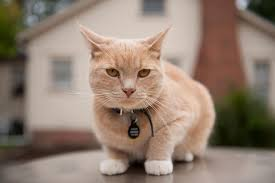
#> input picture cats/1/1.jpg, 275 x 183 px; its folder holds only this picture in this run
$ python augment.py
#> lines starting #> are read from the running program, lines starting #| are printed output that depends on the picture
import os
import random
import matplotlib as plt
from matplotlib import image, _image
import cv2
import numpy as np

folder = "./cats/1/"
path = 'cats'
pathLabels = 'labels.csv'
testRatio = 0.2
valRatio = 0.2
imageDimensions = (320, 320, 3)
WIDTH = 320
HEIGHT = 320

count = 1
images = []
# classNo = []
myList = os.listdir(path)
print("Total number of classes detected: ", len(myList))
noOfClasses = len(myList)
print("Importing Classes...")
for x in range(00, noOfClasses):
    myPicList = os.listdir(path + "/" + str(count))
    # print(myPicList)
    for y in myPicList:
        curImg = cv2.imread(path + "/" + str(count) + "/" + y)
#> curImg is the input picture: shape (183, 275, 3); mean B, G, R 112.7, 126.6, 145
        curImg = cv2.resize(curImg, (imageDimensions[0], imageDimensions[1]))
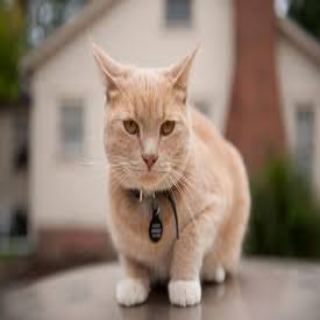
#> curImg: shape (320, 320, 3); mean B, G, R 112.6, 126.5, 144.9
        images.append(curImg)
        # classNo.append(count)
    print(count, end="  ")
    count = count + 1
print("  ")
print("Total images in the image list: ", len(images))
#| Total images in the image list:  1

# Select 2 images randomly for augmentation

sample_img = random.choices(images, k=4)  # Choose any 4 random images
#> sample_img = 4 items
# sample_img = np.array(sample_img)
sample_img = list(sample_img)
img = sample_img
#> img = 4 items
# print(img)
img1 = sample_img[0]
img2 = sample_img[1]
img3 = sample_img[2]
img4 = sample_img[3]

# Image Augmentation

# Shifting Down
for j in range(WIDTH, 1, -1):  # Consider total width
    for i in range(imageDimensions[0]):
        if imageDimensions[0] > j > 50:  # 320 from below and 50 from above
            img1[j][i] = img1[j - 50][i]
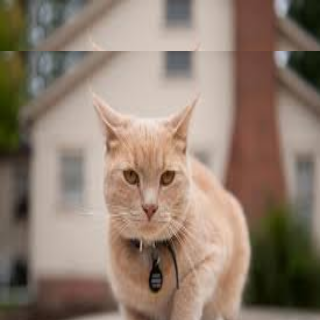
#> img1: shape (320, 320, 3); mean B, G, R 110.8, 125.3, 143.4

cv2.imwrite(os.path.join(folder, '7.jpg'), img1)
cv2.waitKey(0)
print('Shifted down')

# Shifting Right
for j in range(WIDTH):
    for i in range(HEIGHT):
        if i < HEIGHT - 50:
            img2[j][i] = img2[j][i + 20]
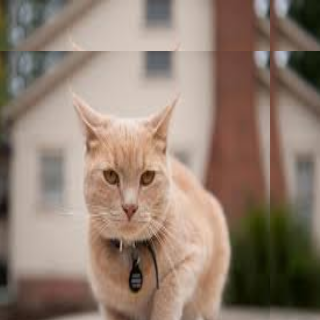
#> img2: shape (320, 320, 3); mean B, G, R 112.1, 126, 144.9

cv2.imwrite(os.path.join(folder, '8.jpg'), img2)
cv2.waitKey(0)
print('Shifted right')

# Rotation
img3 = cv2.rotate(img3, cv2.ROTATE_90_CLOCKWISE)
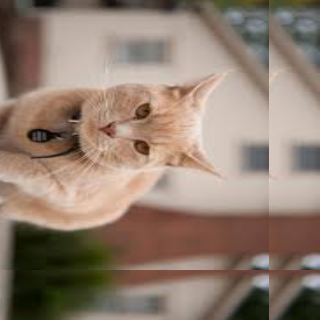
#> img3: shape (320, 320, 3); mean B, G, R 112.1, 126, 144.9
cv2.imwrite(os.path.join(folder, '9.jpg'), img3)
cv2.waitKey(0)
print('Rotated 90 degrees')
img4 = cv2.rotate(img4, cv2.ROTATE_180)
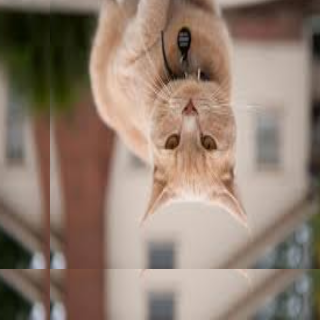
#> img4: shape (320, 320, 3); mean B, G, R 112.1, 126, 144.9
cv2.imwrite(os.path.join(folder, '10.jpg'), img4)
cv2.waitKey(0)
print('Rotated 180 degrees')

$ run again, on cats/1/2.jpg
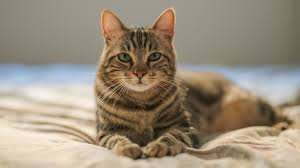
#> input picture cats/1/2.jpg, 300 x 168 px
#> curImg is the input picture: shape (168, 300, 3); mean B, G, R 124.8, 142.6, 155.4
#> `curImg = cv2.resize(curImg, (imageDimensions[0], imageDimensions[1]))`:
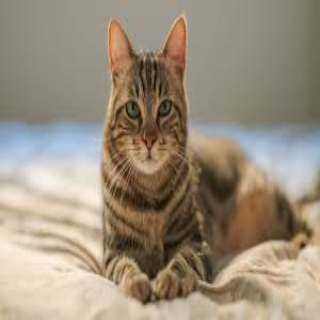
#> curImg: shape (320, 320, 3); mean B, G, R 124.7, 142.5, 155.3
#| Total images in the image list:  1
#> sample_img = 4 items
#> `img4 = cv2.rotate(img4, cv2.ROTATE_180)`:
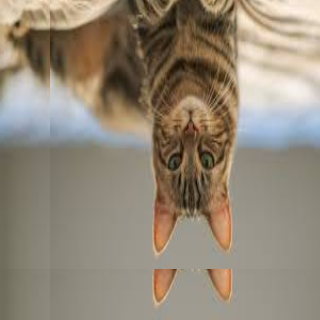
#> img4: shape (320, 320, 3); mean B, G, R 119.3, 135.7, 147

$ run again, on cats/1/3.jpg
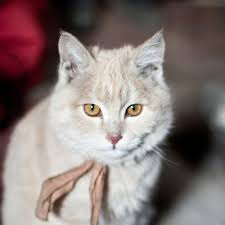
#> input picture cats/1/3.jpg, 225 x 225 px
#> curImg is the input picture: shape (225, 225, 3); mean B, G, R 119.2, 121.7, 134.5
#> curImg: shape (320, 320, 3)
#| Total images in the image list:  1
#> sample_img = 4 items
#> after the loop `for j in range(WIDTH):`:
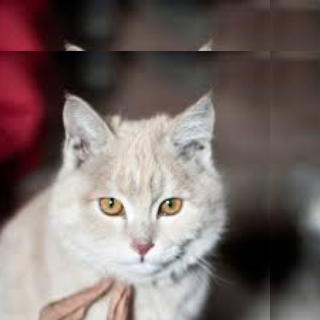
#> img2: shape (320, 320, 3); mean B, G, R 103.3, 106.1, 119.4
#> `img4 = cv2.rotate(img4, cv2.ROTATE_180)`:
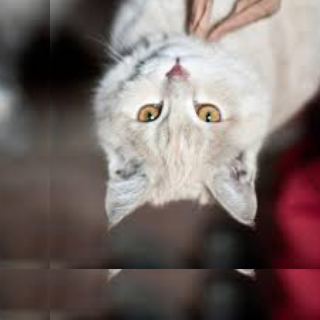
#> img4: shape (320, 320, 3); mean B, G, R 103.3, 106.1, 119.4
